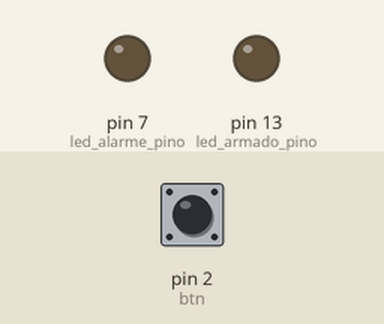
Bench run of a sketch on a simulated Arduino Uno, built with avr-gcc and run on an emulated ATmega328P. Shown: output pins drawn as LEDs (lit = HIGH). Dashed ring = blinking. The inputs (shaded band) are chosen by the test bench; at power-on: pin 2 (btn) HIGH.

Above: at 1.2 s.
1.3 s: pin 2 (btn) pulled LOW for 0.15 s
At 2.1 s:
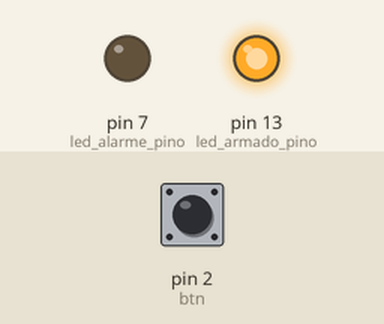
4.4 s: pin 2 (btn) pulled LOW for 1 s
At 5.1 s:
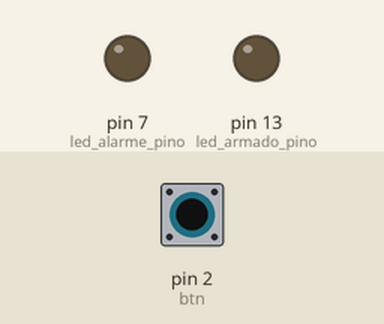
6.9 s: pin 2 (btn) pulled LOW for 3.2 s
At 8.7 s:
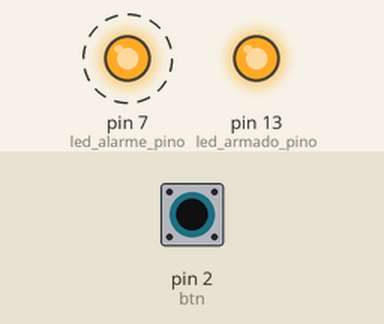
Timing chart, 0 to 19.1 s (numbered marks = the images above; inputs shaded):
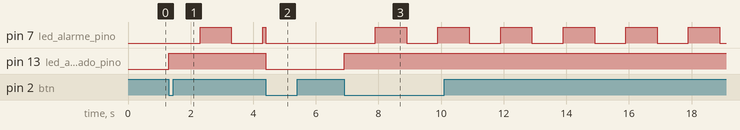

The sketch:

Aula-47.ino
```cpp
#include <TimerOne.h>

#define led_alarme_pino 7
#define led_armado_pino 13
#define btn 2

int led_alarme=LOW;
int led_armado=LOW;
bool armado=false;

void setup() {
  pinMode(led_alarme_pino,OUTPUT);
  pinMode(led_armado_pino,OUTPUT);
  attachInterrupt(digitalPinToInterrupt(btn),toogle_alarme,FALLING);
}

void loop() {}

void alarme(){
  digitalWrite(led_alarme_pino,!digitalRead(led_alarme_pino));
}

void toogle_alarme(){
  if(armado){
    digitalWrite(led_armado_pino,LOW);
    armado=false;
    Timer1.detachInterrupt();
    digitalWrite(led_alarme_pino,LOW);
  }else{
    digitalWrite(led_armado_pino,HIGH);
    armado=true;
    Timer1.initialize(1000000);
    Timer1.attachInterrupt(alarme);
  }
}
```

Measured:
- after the input at 1.3 s, pin 7 (led_alarme_pino): LOW → HIGH after 1.0 s, → LOW 1.0 s later, → HIGH 1.0 s later; pin 13 (led_armado_pino): LOW → HIGH at once
- after the input at 4.4 s, pin 13 (led_armado_pino): HIGH → LOW at once
- after the input at 6.9 s, pin 7 (led_alarme_pino): alternates HIGH for 1.0 s and LOW for 1.0 s, starting after 1.0 s; pin 13 (led_armado_pino): LOW → HIGH at once
